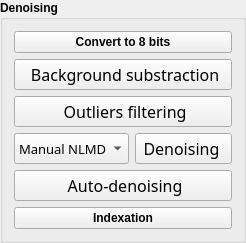
         <widget class="QGroupBox" name="groupBox">
          <property name="font">
           <font>
            <weight>75</weight>
            <bold>true</bold>
           </font>
          </property>
          <property name="title">
           <string>Denoising</string>
          </property>
          <layout class="QVBoxLayout" name="verticalLayout_11">
           <item>
            <widget class="QPushButton" name="Eight_bits_button">
             <property name="text">
              <string>Convert to 8 bits</string>
             </property>
             <property name="icon">
              <iconset>
               <normaloff>icons/Export.png</normaloff>icons/Export.png</iconset>
             </property>
            </widget>
           </item>
           <item>
            <widget class="QPushButton" name="Background_remover_button">
             <property name="sizePolicy">
              <sizepolicy hsizetype="Minimum" vsizetype="Minimum">
               <horstretch>0</horstretch>
               <verstretch>0</verstretch>
              </sizepolicy>
             </property>
             <property name="minimumSize">
              <size>
               <width>96</width>
               <height>0</height>
              </size>
             </property>
             <property name="font">
              <font>
               <family>Noto Sans Cond</family>
               <pointsize>12</pointsize>
               <weight>50</weight>
               <italic>false</italic>
               <bold>false</bold>
              </font>
             </property>
             <property name="toolTip">
              <string>&lt;html&gt;&lt;head/&gt;&lt;body&gt;&lt;p&gt;&lt;span style=&quot; font-size:11pt;&quot;&gt;Remove FFT first component.&lt;/span&gt;&lt;/p&gt;&lt;/body&gt;&lt;/html&gt;</string>
             </property>
             <property name="styleSheet">
              <string notr="true"/>
             </property>
             <property name="text">
              <string> Background substraction</string>
             </property>
             <property name="icon">
              <iconset>
               <normaloff>icons/background_icon.png</normaloff>icons/background_icon.png</iconset>
             </property>
            </widget>
           </item>
           <item>
            <widget class="QPushButton" name="Remove_outliers_button">
             <property name="sizePolicy">
              <sizepolicy hsizetype="Minimum" vsizetype="Minimum">
               <horstretch>0</horstretch>
               <verstretch>0</verstretch>
              </sizepolicy>
             </property>
             <property name="minimumSize">
              <size>
               <width>96</width>
               <height>0</height>
              </size>
             </property>
             <property name="font">
              <font>
               <family>Noto Sans Cond</family>
               <pointsize>12</pointsize>
               <weight>50</weight>
               <italic>false</italic>
               <bold>false</bold>
              </font>
             </property>
             <property name="toolTip">
              <string>&lt;html&gt;&lt;head/&gt;&lt;body&gt;&lt;p&gt;&lt;span style=&quot; font-size:11pt;&quot;&gt;Filter outliers using median approach.&lt;/span&gt;&lt;/p&gt;&lt;/body&gt;&lt;/html&gt;</string>
             </property>
             <property name="styleSheet">
              <string notr="true"/>
             </property>
             <property name="text">
              <string> Outliers filtering</string>
             </property>
             <property name="icon">
              <iconset>
               <normaloff>icons/remove_outliers_icon.png</normaloff>icons/remove_outliers_icon.png</iconset>
             </property>
            </widget>
           </item>
           <item>
            <layout class="QHBoxLayout" name="horizontalLayout">
             <item>
              <widget class="QComboBox" name="Choice_denoiser">
               <property name="sizePolicy">
                <sizepolicy hsizetype="Preferred" vsizetype="Minimum">
                 <horstretch>0</horstretch>
                 <verstretch>0</verstretch>
                </sizepolicy>
               </property>
               <property name="font">
                <font>
                 <family>Noto Sans Cond</family>
                 <pointsize>10</pointsize>
                 <weight>50</weight>
                 <italic>false</italic>
                 <bold>false</bold>
                </font>
               </property>
               <property name="contextMenuPolicy">
                <enum>Qt::NoContextMenu</enum>
               </property>
               <property name="toolTip">
                <string>&lt;html&gt;&lt;head/&gt;&lt;body&gt;&lt;p&gt;&lt;span style=&quot; font-size:11pt;&quot;&gt;Choose of the algorithm.&lt;/span&gt;&lt;/p&gt;&lt;/body&gt;&lt;/html&gt;</string>
               </property>
               <property name="styleSheet">
                <string notr="true"/>
               </property>
               <item>
                <property name="text">
                 <string>Manual NLMD</string>
                </property>
               </item>
               <item>
                <property name="text">
                 <string>Manual BM3D</string>
                </property>
               </item>
               <item>
                <property name="text">
                 <string>Manual VSNR</string>
                </property>
               </item>
               <item>
                <property name="text">
                 <string>Manuel TV</string>
                </property>
               </item>
              </widget>
             </item>
             <item alignment="Qt::AlignHCenter">
              <widget class="QPushButton" name="Manual_denoising_button">
               <property name="sizePolicy">
                <sizepolicy hsizetype="Expanding" vsizetype="Minimum">
                 <horstretch>0</horstretch>
                 <verstretch>0</verstretch>
                </sizepolicy>
               </property>
               <property name="minimumSize">
                <size>
                 <width>96</width>
                 <height>0</height>
                </size>
               </property>
               <property name="font">
                <font>
                 <family>Noto Sans Cond</family>
                 <pointsize>12</pointsize>
                 <weight>50</weight>
                 <italic>false</italic>
                 <bold>false</bold>
                </font>
               </property>
               <property name="toolTip">
                <string>&lt;html&gt;&lt;head/&gt;&lt;body&gt;&lt;p&gt;&lt;span style=&quot; font-size:11pt;&quot;&gt;Perform manual denoising step.&lt;/span&gt;&lt;/p&gt;&lt;/body&gt;&lt;/html&gt;</string>
               </property>
               <property name="styleSheet">
                <string notr="true"/>
               </property>
               <property name="text">
                <string> Denoising  </string>
               </property>
               <property name="icon">
                <iconset>
                 <normaloff>icons/filter_icon.png</normaloff>icons/filter_icon.png</iconset>
               </property>
              </widget>
             </item>
            </layout>
           </item>
           <item>
            <widget class="QPushButton" name="Auto_denoising_button">
             <property name="sizePolicy">
              <sizepolicy hsizetype="Minimum" vsizetype="Minimum">
               <horstretch>0</horstretch>
               <verstretch>0</verstretch>
              </sizepolicy>
             </property>
             <property name="minimumSize">
              <size>
               <width>96</width>
               <height>0</height>
              </size>
             </property>
             <property name="font">
              <font>
               <family>Noto Sans Cond</family>
               <pointsize>12</pointsize>
               <weight>50</weight>
               <italic>false</italic>
               <bold>false</bold>
              </font>
             </property>
             <property name="toolTip">
              <string>&lt;html&gt;&lt;head/&gt;&lt;body&gt;&lt;p&gt;&lt;span style=&quot; font-size:11pt;&quot;&gt;Define best denoising parameter using an image reference.&lt;/span&gt;&lt;/p&gt;&lt;/body&gt;&lt;/html&gt;</string>
             </property>
             <property name="styleSheet">
              <string notr="true"/>
             </property>
             <property name="text">
              <string> Auto-denoising</string>
             </property>
             <property name="icon">
              <iconset>
               <normaloff>icons/filter_icon.png</normaloff>icons/filter_icon.png</iconset>
             </property>
            </widget>
           </item>
           <item>
            <widget class="QPushButton" name="Indexation_button">
             <property name="toolTip">
              <string>&lt;html&gt;&lt;head/&gt;&lt;body&gt;&lt;p&gt;&lt;span style=&quot; font-size:11pt;&quot;&gt;Orientation indexing for eCHORD data.&lt;/span&gt;&lt;/p&gt;&lt;/body&gt;&lt;/html&gt;</string>
             </property>
             <property name="text">
              <string>Indexation</string>
             </property>
             <property name="icon">
              <iconset>
               <normaloff>icons/Indexation_icon.png</normaloff>icons/Indexation_icon.png</iconset>
             </property>
            </widget>
           </item>
          </layout>
         </widget>
